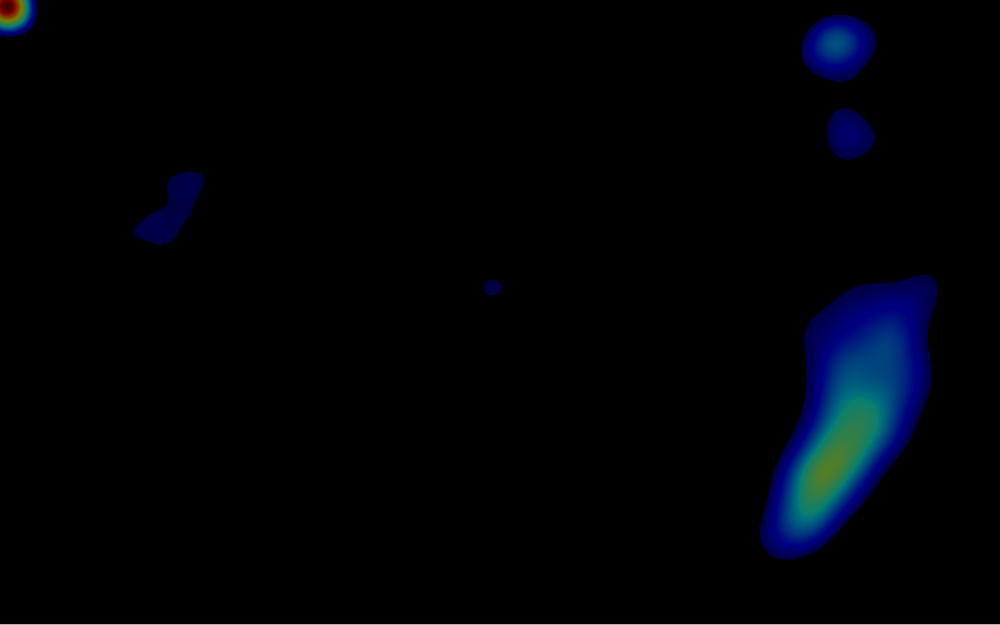
#> input picture Laboratory/GazeHeatMap/out_check200.png, 1000 x 625 px, shrunk from 1440 x 900 before the run
$ python extract.py   (older library calls are emulated)
#> lines starting #> are read from the running program, lines starting #| are printed output that depends on the picture; after the words box and inside, x2 and y2 are one past the last pixel; in counts of white or black regions, pixels touching at a corner belong together
# [17 lines of commented-out code are left out]


import cv2
import numpy as np

# import image
image = cv2.imread('out_check200.png')
#> image is the input picture: shape (625, 1000, 3); mean B, G, R 6.7, 2.6, 0.7

# [12 lines of commented-out code are left out]

roi_copy = image.copy()
roi_hsv = cv2.cvtColor(image, cv2.COLOR_RGB2HSV)
#> roi_hsv: shape (625, 1000, 3); mean H, S, V 0.8, 16.3, 7.2
# filter black color
mask1 = cv2.inRange(roi_hsv, np.array([0, 0, 0]), np.array([180, 255, 125]))
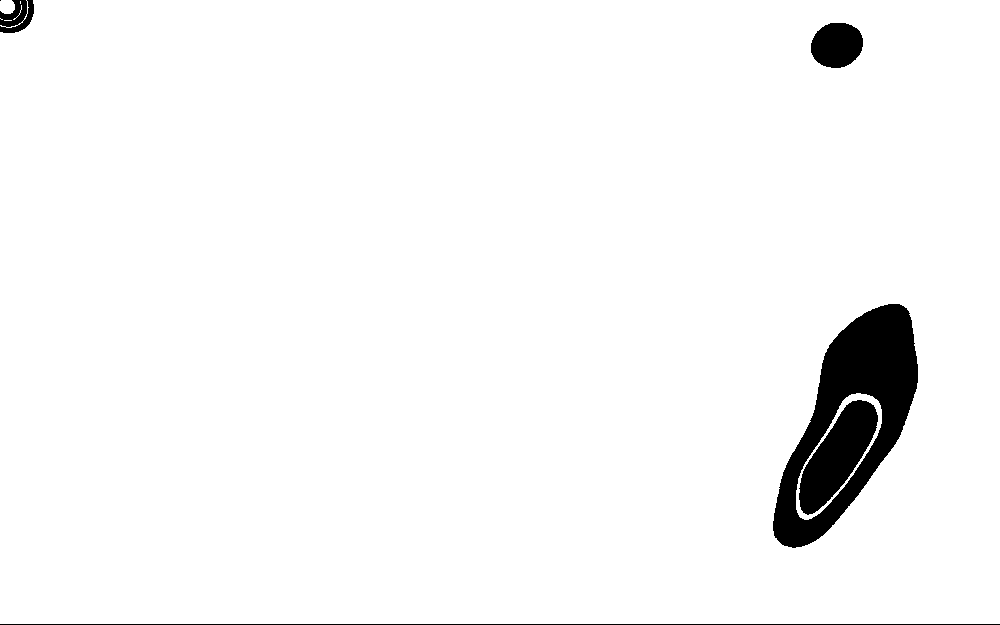
#> mask1: shape (625, 1000); 96.5% white; 6 black regions (1 under 20 px), largest, box (x1, y1, x2, y2) and area: (773, 304, 918, 548) 13912, (799, 400, 878, 515) 4517, (811, 23, 863, 68) 1858, (0, 624, 1000, 625) 1000, (0, 0, 34, 33) 729
mask1 = cv2.morphologyEx(mask1, cv2.MORPH_CLOSE, cv2.getStructuringElement(cv2.MORPH_ELLIPSE, (3, 3)))
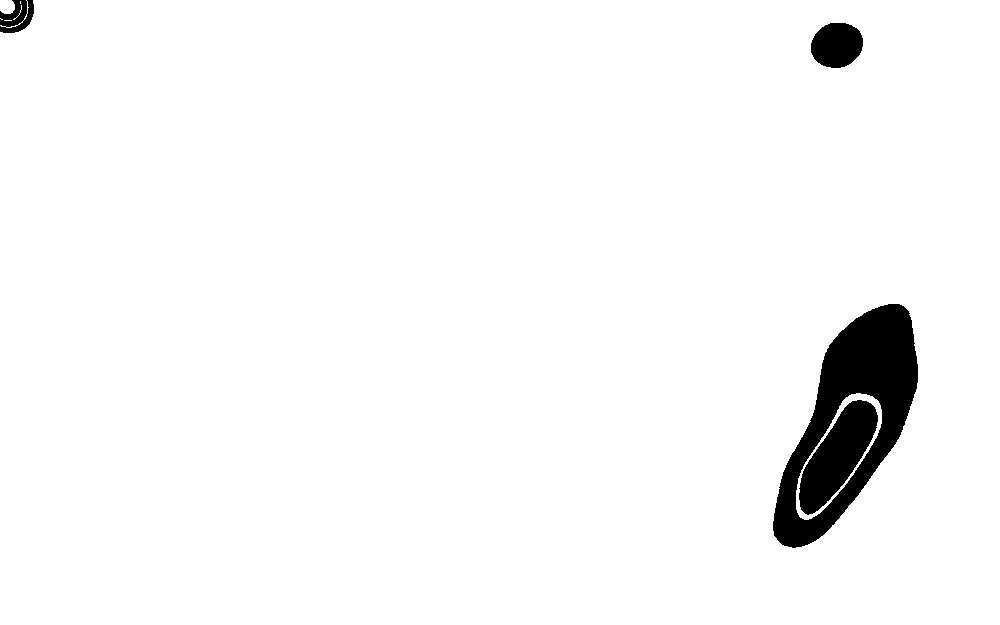
#> mask1: shape (625, 1000); 96.6% white; 4 black regions, box (x1, y1, x2, y2) and area: (773, 304, 918, 548) 13909, (799, 400, 878, 515) 4513, (811, 23, 863, 68) 1856, (0, 0, 34, 33) 729
mask1 = cv2.Canny(mask1, 100, 300)
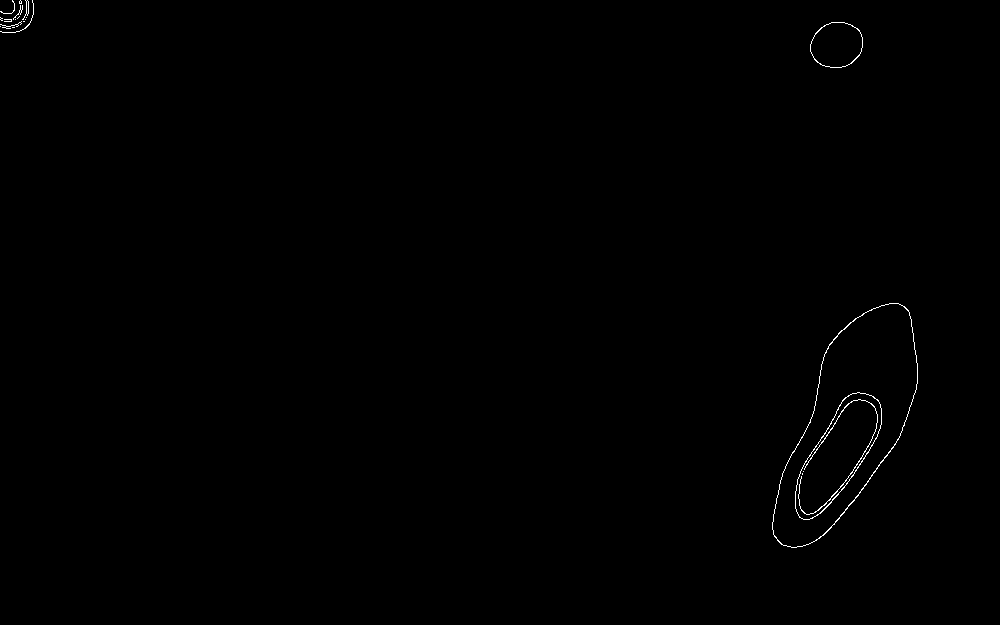
#> mask1: shape (625, 1000); 0.27% white in thin lines or dots, all inside (x1, y1, x2, y2) = (0, 0, 918, 548)
mask1 = cv2.GaussianBlur(mask1, (1, 1), 0)
mask1 = cv2.Canny(mask1, 100, 300)
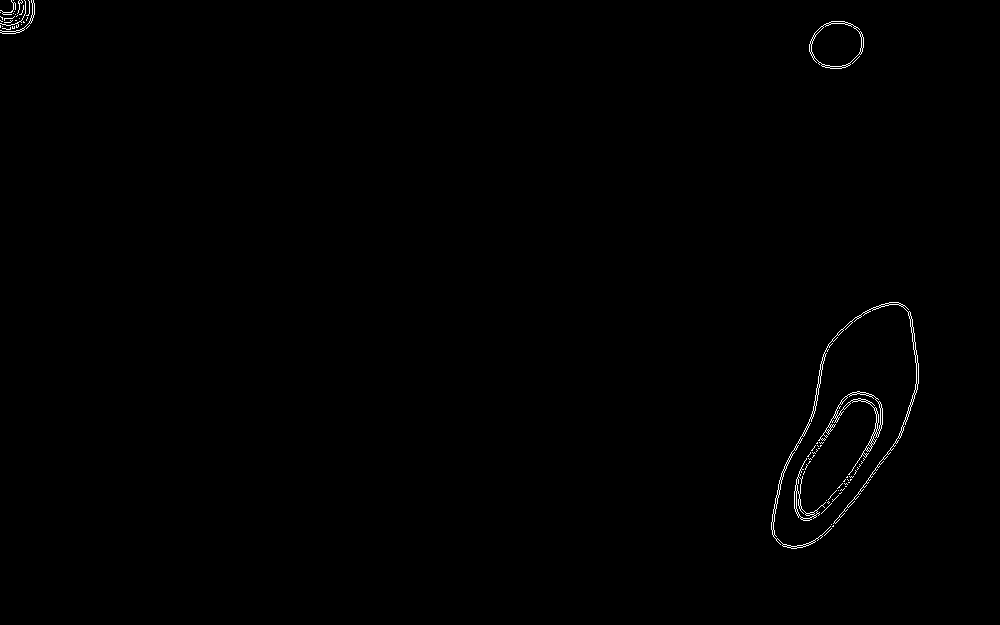
#> mask1: shape (625, 1000); 0.4% white in thin lines or dots, all inside (x1, y1, x2, y2) = (0, 0, 919, 549)

# find contours
# cv2.findCountours() function changed from OpenCV3 to OpenCV4: now it have only two parameters instead of 3
cv2MajorVersion = cv2.__version__.split(".")[0]
# check for contours on thresh
if int(cv2MajorVersion) >= 4:
    ctrs, hier = cv2.findContours(mask1.copy(), cv2.RETR_EXTERNAL, cv2.CHAIN_APPROX_SIMPLE)
#> ctrs = 70 contours, 65 with area under 20; largest, box (x1, y1, x2, y2) and area: (809, 21, 864, 69) 1944, (818, 391, 883, 475) 736, (771, 302, 919, 549) 732, (794, 458, 826, 521) 314, (0, 0, 35, 34) 84
else:
    im2, ctrs, hier = cv2.findContours(mask1.copy(), cv2.RETR_EXTERNAL, cv2.CHAIN_APPROX_SIMPLE)

# sort contours
sorted_ctrs = sorted(ctrs, key=lambda ctr: cv2.boundingRect(ctr)[0])
#> sorted_ctrs has the same summary as ctrs

for i, ctr in enumerate(sorted_ctrs):
    if cv2.contourArea(ctr) > 100:

        peri = cv2.arcLength(ctr, True)
        approx = cv2.approxPolyDP(ctr, 0.02 * peri, True)
        x, y, w, h = cv2.boundingRect(approx)
        print(x,y, cv2.contourArea(ctr))

        # Get bounding box
        # x, y, w, h = cv2.boundingRect(ctr)

        # Getting ROI
        roi = image[y:y + h, x:x + w]
        # show ROI
        # cv2.imshow('segment no:'+str(i),roi)
        cv2.rectangle(image, (x, y), (x + w, y + h), (0, 255, 0), 2)
#> this loop made 70 passes
#> (peri, x, y, w, h) on passes 27, 28, 34, 42: (1639.8, 773, 302, 143, 245), (243.5, 794, 458, 32, 63), (198.6, 809, 21, 55, 47), (482.1, 818, 392, 65, 83)
#> ctr on passes 1, 2, 4, 9, 13, 14: [[0, 25], [0, 27]], [[0, 20], [1, 21], [2, 21], [1, 21]], [[0, 12]], [[2, 26]], [[13, 13]], [[13, 0]]
#| 773 302 732.5
#| 794 458 313.5
#| 809 21 1944.5
#| 818 392 736.0
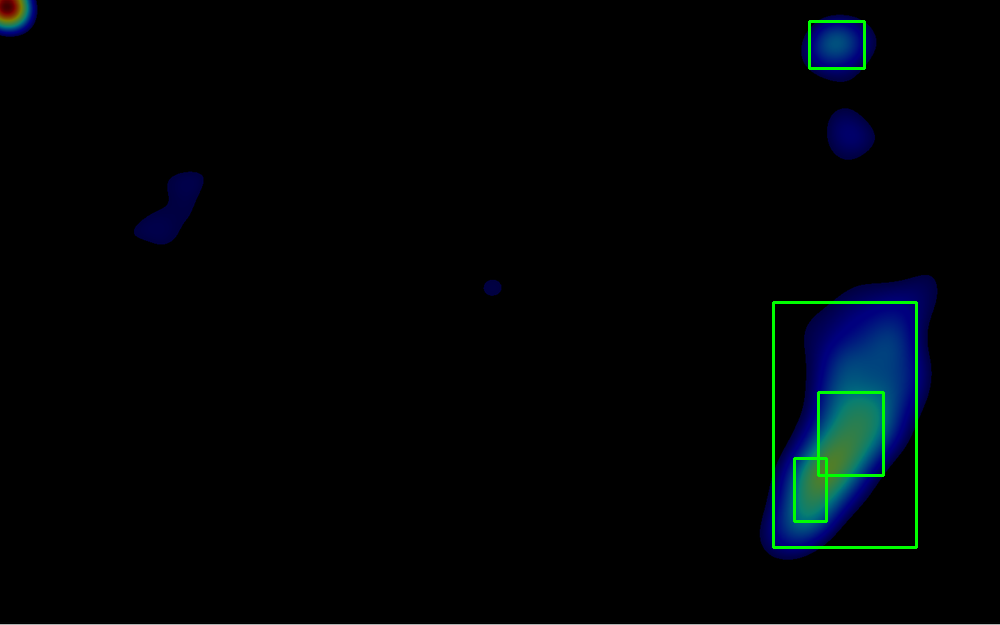
#> image: shape (625, 1000, 3); 0.7% of pixels changed, all inside (x1, y1, x2, y2) = (772, 20, 918, 549)
        # if w > 15 and h > 15:
        #     cv2.imwrite('out_check_out.png'.format(i), roi)

cv2.imshow('marked areas', image)
cv2.imwrite('out_check_out.png',image)
cv2.waitKey(0)

$ run again, with Laboratory/GazeHeatMap/out_check100.png copied over Laboratory/GazeHeatMap/out_check200.png
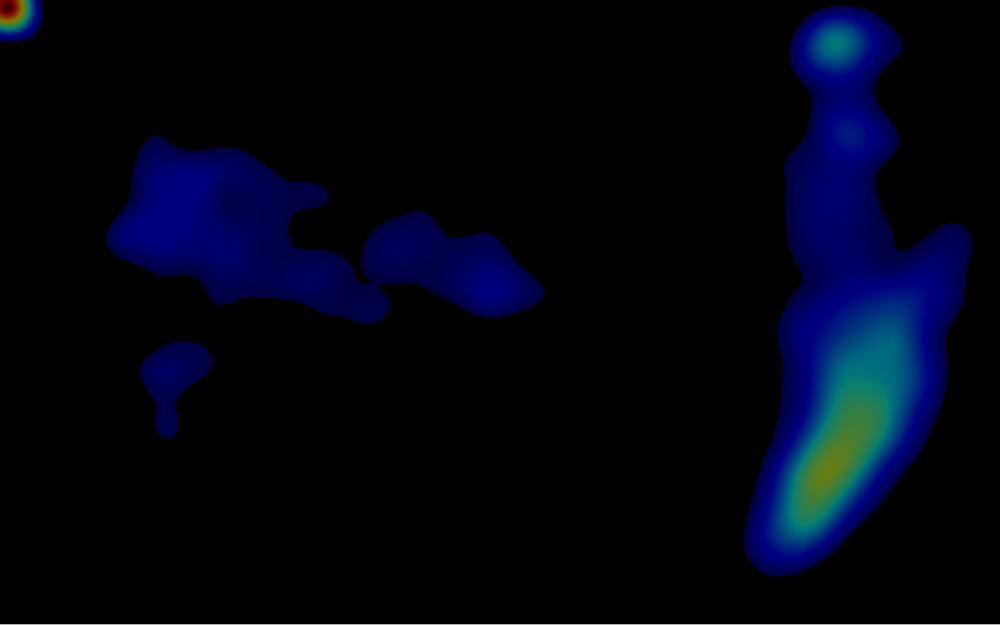
#> input picture Laboratory/GazeHeatMap/out_check100.png, 1000 x 625 px, shrunk from 1440 x 900 before the run
#> image is the input picture: shape (625, 1000, 3); mean B, G, R 18.1, 4, 1
#> roi_hsv: shape (625, 1000, 3); mean H, S, V 1.3, 47.9, 18.9
#> `mask1 = cv2.inRange(roi_hsv, np.array([0, 0, 0]), np.array([180, 255, ..`:
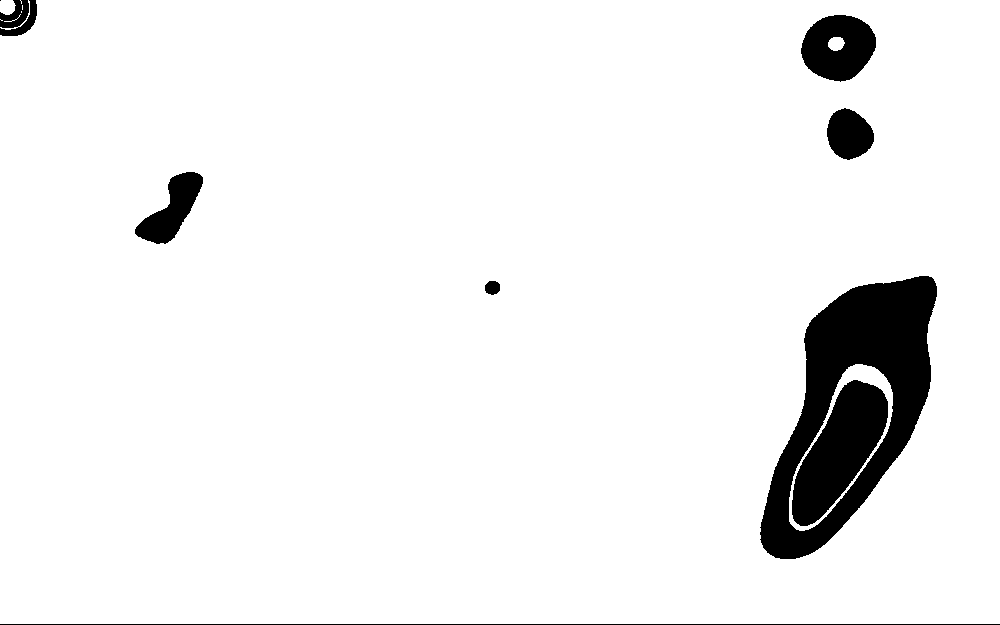
#> mask1: shape (625, 1000); 94% white; 9 black regions (1 under 20 px), largest, box (x1, y1, x2, y2) and area: (760, 276, 937, 559) 20265, (792, 380, 888, 526) 7353, (801, 15, 876, 82) 3611
#> ctrs = 35 contours, 28 with area under 20; largest, box (x1, y1, x2, y2) and area: (758, 274, 938, 560) 29964, (799, 13, 877, 83) 3878, (133, 170, 204, 245) 2368, (825, 107, 875, 161) 198, (483, 279, 500, 296) 170, (0, 0, 38, 37) 90, (0, 0, 17, 16) 28
#> sorted_ctrs has the same summary as ctrs
#> the loop `for i, ctr in enumerate(sorted_ctrs):` made 35 passes
#> (peri, x, y, w, h) on passes 23, 25, 28, 29, 30: (349, 134, 175, 69, 68), (72.43, 483, 279, 17, 17), (1055.1, 771, 276, 162, 281), (331.5, 799, 13, 78, 70), (382.2, 825, 107, 50, 54)
#> (printed output is left out)
#> after the loop `for i, ctr in enumerate(sorted_ctrs):`:
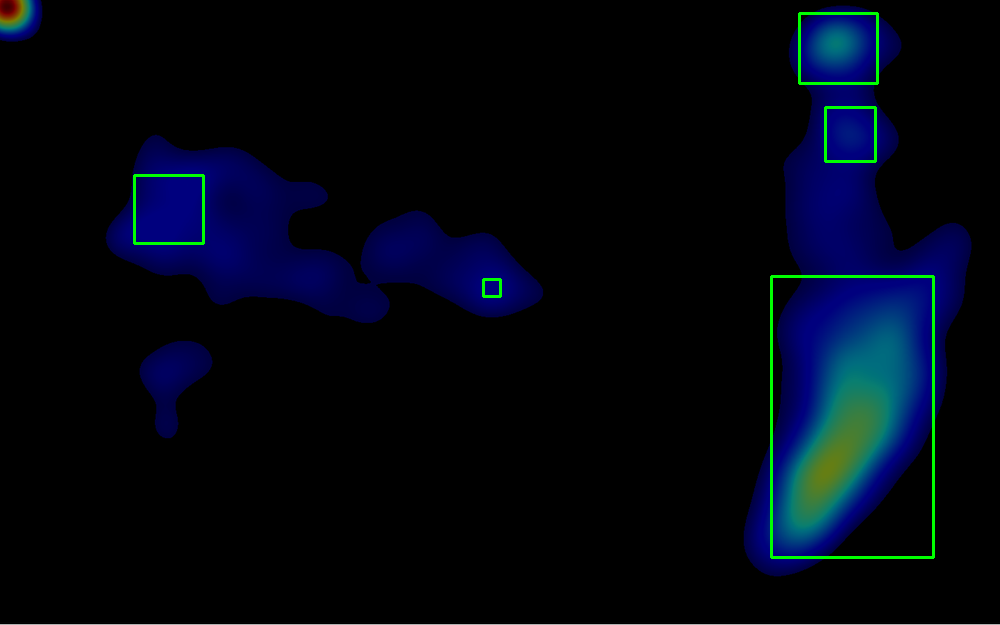
#> image: shape (625, 1000, 3); 0.83% of pixels changed, all inside (x1, y1, x2, y2) = (133, 12, 935, 559)
